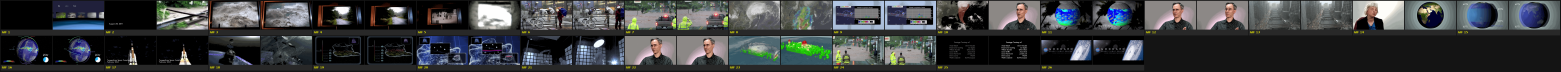
#> input picture F00_ASSET_FORGE/CANVAS/canvas_gifs_nature_fire.png, 7804 x 356 px (shown at 1/5 size)
$ python -i crs_f00_assemble.py   (imports and definitions only)
#> lines starting #> are read from the running program, lines starting #| are printed output that depends on the picture
#!/usr/bin/env python3
"""
CRS F00 — ASSEMBLE
Composite : combine un personnage (BANK_A) + un décor (BANK_C) → visuel final.
Peut aussi ajouter un élément nature (BANK_B) par-dessus.
Le visuel final est copié vers {mode}/SHARED/IN/images/ pour le pipeline CRUSADER.
"""

import os
import sys
import json
import argparse
from pathlib import Path
from PIL import Image


# [14 lines left out: functions load_index, find_asset, not called in this run]


def resolve_asset_path(forge_root: str, asset: dict) -> str:
    """Résout le chemin complet d'un actif."""
    return os.path.join(forge_root, asset["file"])


def composite_assets(
    background_path: str,
    character_path: str | None = None,
    nature_path: str | None = None,
    character_position: tuple = ("center", "bottom"),
    character_scale: float = 1.0,
    nature_opacity: float = 0.8,
    output_size: tuple = (1920, 1080)
) -> Image.Image:
    """
    Combine background + character + nature → visuel final.

    Args:
        background_path: Chemin du décor (BANK_C)
        character_path: Chemin du personnage PNG transparent (BANK_A), optionnel
        nature_path: Chemin d'un élément nature (BANK_B), optionnel
        character_position: Position du personnage ("center", "left", "right", "bottom", "top")
        character_scale: Échelle du personnage (1.0 = taille originale)
        nature_opacity: Opacité de l'élément nature (0.0-1.0)
        output_size: Taille du visuel final (1920x1080 par défaut)
    """
#> called with background_path = '../CANVAS/canvas_gifs_nature_fire.png', character_position = ('center', 'bottom'), character_scale = 1, nature_opacity = 0.8, output_size = (1920, 1080)
    # 1. Préparer le background
    bg = Image.open(background_path).convert("RGBA")
    bg = bg.resize(output_size, Image.LANCZOS)
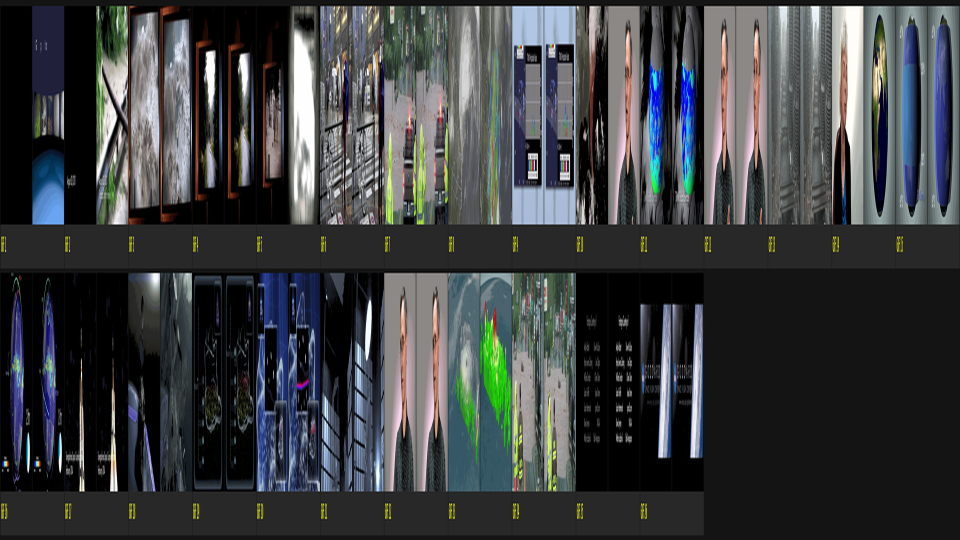
#> bg: PIL image 1920x1080 RGBA (shown at 1/2 size); mean R, G, B, A 60.2, 63, 64.7, 255

    # 2. Ajouter le personnage si fourni
    if character_path and os.path.exists(character_path):
        char = Image.open(character_path).convert("RGBA")

        # Scale
        if character_scale != 1.0:
            new_size = (int(char.width * character_scale), int(char.height * character_scale))
            char = char.resize(new_size, Image.LANCZOS)

        # Position
        x, y = _resolve_position(char, output_size, character_position)
        bg.paste(char, (x, y), char)  # mask=char pour respecter la transparence

    # 3. Ajouter l'élément nature si fourni
    if nature_path and os.path.exists(nature_path):
        nature = Image.open(nature_path).convert("RGBA")
        nature = nature.resize(output_size, Image.LANCZOS)

        # Appliquer l'opacité
        if nature_opacity < 1.0:
            alpha = nature.split()[3]
            alpha = alpha.point(lambda p: int(p * nature_opacity))
            nature.putalpha(alpha)

        bg.paste(nature, (0, 0), nature)

    return bg


# [140 lines left out: functions _resolve_position, assemble_single, assemble_batch, deploy_to_mode, not called in this run]


# [20 lines not run here, left out]

>>> result = composite_assets('../CANVAS/canvas_gifs_nature_fire.png')
